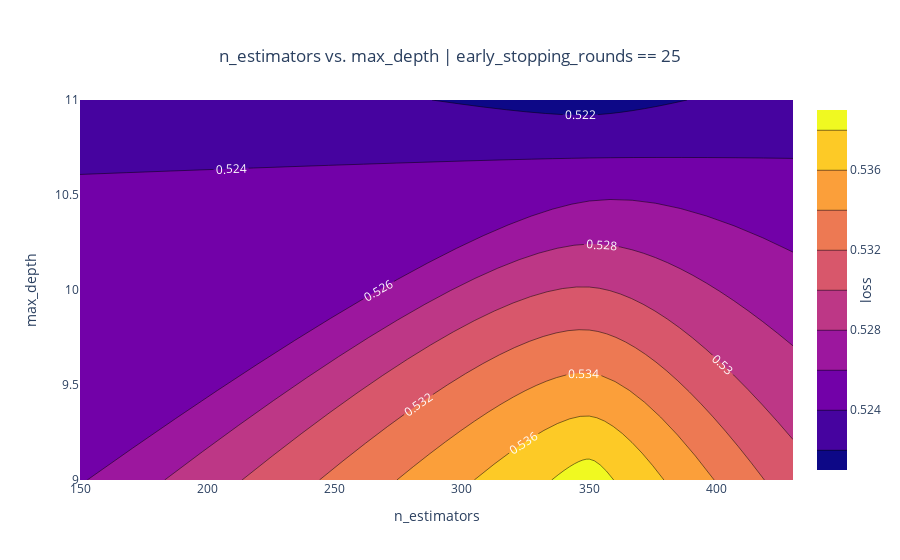

Here is the notebook cell this chart was saved with:
### Code cell
contour_2d("n_estimators", "max_depth", "early_stopping_rounds", 25)

### Figure 1 — Plotly figure (JSON) as saved in the notebook; plotly's stock layout.template omitted (floating-point values rounded to 4 significant figures)
{"data": [{"colorbar": {"title": {"side": "right", "text": "loss"}}, "contours": {"labelfont": {"color": "white", "size": 12}, "showlabels": true}, "hovertemplate": "loss: %{z}<br>n_estimators: %{x}<br>max_depth: %{y}<extra></extra>", "type": "contour", "x": [350, 350, 150, 430], "y": [9, 11, 9, 11], "z": [0.539, 0.5213, 0.5258, 0.5228]}], "layout": {"title": {"text": "n_estimators vs. max_depth | early_stopping_rounds == 25", "x": 0.5, "xanchor": "center", "yanchor": "top"}, "xaxis": {"title": {"text": "n_estimators"}}, "yaxis": {"title": {"text": "max_depth"}}}}
